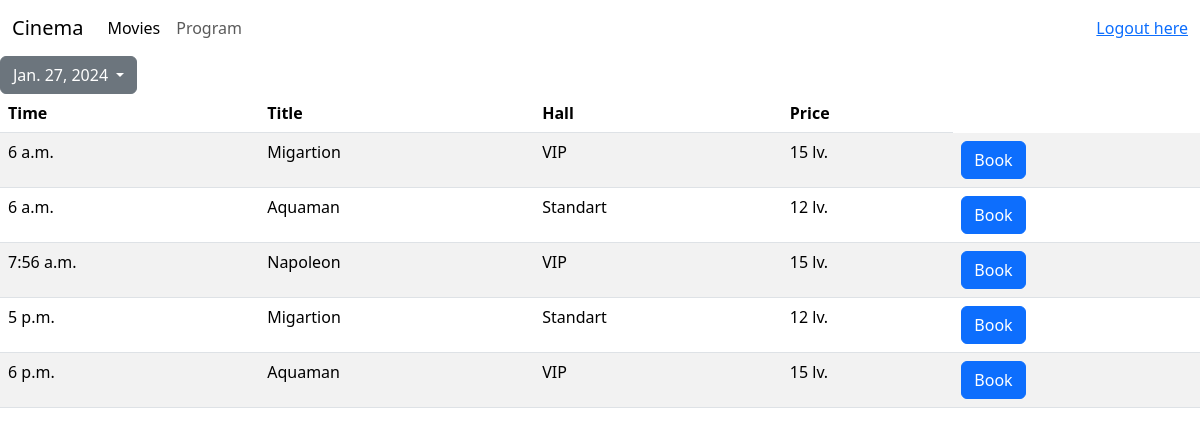
The page /agenda/ (signed in) on the database its author committed.
### app/models.py (models this page shows, shortened)
class Projection(models.Model):
    start_date = models.DateField(default=now)
    time = models.TimeField(default=now)
    movie = models.ForeignKey(Movie,on_delete=models.SET_NULL,null=True)
    Hall = models.ForeignKey(Hall,on_delete=models.SET_NULL,null=True)
    @property
    def price(self):
        if self.Hall and self.movie:
            if self.Hall.type == "vip":
                return self.movie.price + 5
            if self.Hall.type == "std":
                return self.movie.price + 2
            if self.Hall.type == "big":
                return self.movie.price
        return 0

class Movie(models.Model):
    name = models.CharField(max_length=200)
    duration = models.IntegerField()
    genre = models.CharField(max_length=50)
    img_url = models.CharField(max_length = 100, default='')
    price = models.IntegerField(default = 10)
    def __str__(self):
        return self.name

class Hall(models.Model):
    name = models.CharField(max_length=10)
    type = models.CharField(max_length=10, choices=[("vip", "VIP"),("std", "standart"),("big", "big")])
    def __str__(self):
        return self.name

### app/views.py (the view)
# urls.py: path("agenda/", views.agenda, name="agenda"),
@login_required(login_url="../login")
def agenda(request):
    prj = Projection.objects.all().order_by('start_date')
    dates = prj.values_list('start_date', flat=True).filter(start_date__gte=now().strftime('%Y-%m-%d')).distinct()
    if len(dates) > 0:
        selected_date = dates[0]
        if request.GET.get('date',''):
            selected_date = request.GET.get('date','')
        prj = prj.filter(start_date = selected_date).order_by("time")
        selected_date = prj.first().start_date
    return render (
    request,
    "salesAsistant/agenda.html",
    context={
        "selected_date":selected_date,
        "dates": dates,
        "projections": prj
    })

### templates/salesAsistant/agenda.html (shortened to what this page needs)
<html>
    <head>
        {% load bootstrap5 %}
        {% bootstrap_css %}
    </head>
    <body>
      <nav class="navbar navbar-expand-lg">
        <div class="container-fluid">
          <a class="navbar-brand" href="#">Cinema</a>
          <div class="collapse navbar-collapse">
            <ul class="navbar-nav me-auto mb-2 mb-lg-0">
              <li class="nav-item">
                <a class="nav-link active" aria-current="page" href="#">Movies</a>
              </li>
              <li class="nav-item">
                <a class="nav-link" href="agenda">Program</a>
              </li>
            </ul>
            <a href="/logout" >Logout here</a>
                </div>
            </div>
        </nav>
        <section>
         {% block content %}
         <div class="dropdown">
           <button class="btn btn-secondary dropdown-toggle" type="button" data-bs-toggle="dropdown" aria-expanded="false">
             {{selected_date}}
            </button>
        </div>
         <table class="table table-striped table-hover">
          <thead>
            <tr>
              <th scope="col">Time</th>
              <th scope="col">Title</th>
              <th scope="col">Hall</th>
              <th scope="col">Price</th>
            </tr>
          </thead>
          <tbody>
            {% for projection in projections %}
            <tr>
              <td >{{ projection.time }}</td>
              <td >{{ projection.movie }}</td>
              <td >{{ projection.Hall }}</td>
              <td >{{ projection.price }} lv.</td>
              <td >
                <button class="btn btn-primary" type="submit">Book</button>
              </td>
            </tr>
            {% endfor %}
            {% endblock %}
          </tbody>
        </table>
        </section>
    </body>
</html>

### rows shown on the page
Projection: start_date "Jan. 27, 2024", time "6 a.m.", movie "Migartion", Hall "VIP", price "15"
Projection: time "6 a.m.", movie "Aquaman", Hall "Standart", price "12"
Projection: time "7:56 a.m.", movie "Napoleon", Hall "VIP", price "15"
Projection: time "5 p.m.", movie "Migartion", Hall "Standart", price "12"
Projection: time "6 p.m.", movie "Aquaman", Hall "VIP", price "15"
